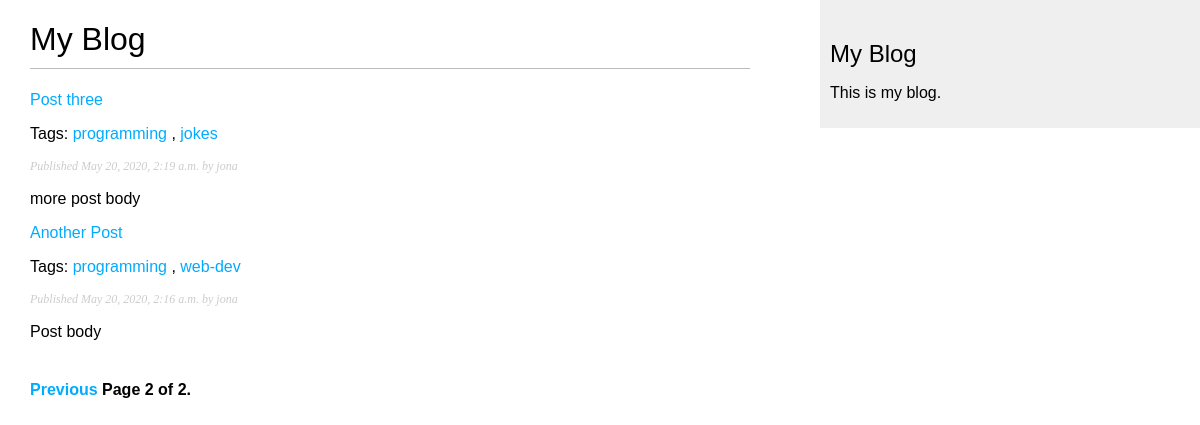
Screenshot of /?page=2 with the database file from the repository.
### blog/models.py (models this page shows, shortened)
class Post(models.Model):
    tags=TaggableManager()
    STATUS_CHOICES=(
        ('draft','Draft'),
        ('published','Published'),
    )
    title=models.CharField(max_length=250)
    slug=models.SlugField(max_length=250,unique_for_date='publish')
    author=models.ForeignKey(User,on_delete=models.CASCADE,related_name='blog_posts')
    body=models.TextField()
    publish=models.DateTimeField(default=timezone.now)
    created=models.DateTimeField(auto_now_add=True)
    updated=models.DateTimeField(auto_now=True)
    status=models.CharField(max_length=10,choices=STATUS_CHOICES,default='draft')
    class Meta: #metadata to sort posts in ascending order
        ordering=('-publish',)

### blog/views.py (the view)
# urls.py: path('',views.post_list,name='post_list'),
def post_list(request,tag_slug=None):
    object_list=Post.objects.all() #all objects
    paginator=Paginator(object_list,3) #3 posts per page
    tag=None
    if tag_slug:
        tag=get_object_or_404(Tag,slug=tag_slug)
        object_list=object_list.filter(tags__in=[tag])
    page=request.GET.get('page')
    try:
        posts=paginator.page(page)
    except PageNotAnInteger:
        posts=paginator.page(1)
    except EmptyPage:
        posts=paginator.page(paginator.num_pages)
    return render(request,'blog/post_list.html',{'page':page,'posts':posts,'tag':tag})

### blog/templates/blog/post_list.html (shortened to what this page needs)
{% extends 'blog/base.html'%}
{%load static%}
{% block content%}
    <h1>My Blog</h1>
    {% for post in posts%}
        <a href="{{post.id}}">
            {{post.title}}
        </a>
        <p class="tags">
            Tags:
            {% for tag in post.tags.all %}
            <a href="{% url 'blog:post_list_by_tag' tag.slug %}">
            {{ tag.name }}
            </a>
            {% if not forloop.last %}, {% endif %}
            {% endfor %}
            </p>
        <p class="date">
          Published {{post.publish}} by {{post.author}}
        </p>
        {{post.body|truncatewords:30|linebreaks}}
    {% endfor%}
    {% include "blog/pagination.html" with page=posts %}
{% endblock content%}

### blog/templates/blog/base.html (shortened to what this page needs)
{%load static%}
<!DOCTYPE html>
<html lang="en" dir="ltr">
  <head>
    <link rel="stylesheet" href="{% static 'blog/blog.css' %}">
  </head>
  <body>
      <div id="content">
        {% block content%}
        {% endblock content%}
      </div>
      <div id="sidebar">
        <h2>My Blog</h2>
        <p>This is my blog.</p>
      </div>
  </body>
</html>

### blog/templates/blog/pagination.html (shortened to what this page needs)
<div class="pagination">
  <span class="step-links">
    {% if page.has_previous %}
          <a href="?page={{ page.previous_page_number }}">Previous</a>
          {% endif %}
          <span class="current">
          Page {{ page.number }} of {{ page.paginator.num_pages }}.
          </span>
  </span>
</div>

### blog/static/blog/blog.css (style rules this page uses)
body { margin:0; padding:0; font-family:helvetica, sans-serif; }
a { color:#00abff; text-decoration:none; }
h1 { font-weight:normal; border-bottom:1px solid #bbb; padding:0 0 10px 0; }
h2 { font-weight:normal; margin:30px 0 0; }
#content { float:left; width:60%; padding:0 0 0 30px; }
#sidebar { float:right; width:30%; padding:10px; background:#efefef; height:100%; }
p.date { color:#ccc; font-family: georgia, serif; font-size: 12px; font-style: italic; }
.pagination { margin:40px 0; font-weight:bold; }

### rows the page displays
Post: title "Post three", publish "May 20, 2020, 2:19 a.m.", author "jona", body "more post body"
Tag: name "programming"
Tag: name "jokes"
Post: title "Another Post", publish "May 20, 2020, 2:16 a.m.", author "jona", body "Post body"
Tag: name "web-dev"

### other values shown
{{ page.number }} "2"
{{ page.paginator.num_pages }} "2"
